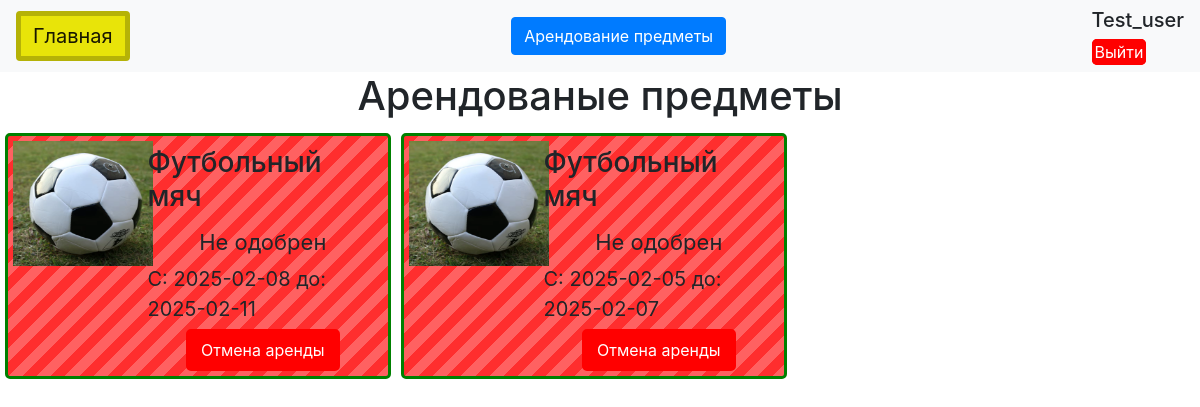
The page /arrended (signed in) on the database its author committed.
### data/users.py (models this page shows, shortened)
class Users(SqlAlchemyBase, UserMixin):
    __tablename__ = 'users'
    id = sqlalchemy.Column(sqlalchemy.Integer, primary_key=True, autoincrement=True)
    name = sqlalchemy.Column(sqlalchemy.String, nullable=True)
    about = sqlalchemy.Column(sqlalchemy.String, nullable=True)
    email = sqlalchemy.Column(sqlalchemy.String, index=True, unique=True, nullable=True)
    hashed_password = sqlalchemy.Column(sqlalchemy.String, nullable=True)
    user_access = sqlalchemy.Column(sqlalchemy.String, default='User', nullable=True)
    password = sqlalchemy.Column(sqlalchemy.String, nullable=True)
    asortiment = orm.relationship("Asortiment", back_populates='users')

### data/news.py (models this page shows)
class Request(SqlAlchemyBase):
    __tablename__ = 'request'
    id = sqlalchemy.Column(sqlalchemy.Integer, primary_key=True, autoincrement=True)
    description = sqlalchemy.Column(sqlalchemy.String)
    date_start = sqlalchemy.Column(sqlalchemy.String)
    date_end = sqlalchemy.Column(sqlalchemy.String)
    approved = sqlalchemy.Column(sqlalchemy.Boolean)
    type = sqlalchemy.Column(sqlalchemy.String, nullable=True)
    id_user = sqlalchemy.Column(sqlalchemy.Integer, sqlalchemy.ForeignKey("users.id"))
    name_user = sqlalchemy.Column(sqlalchemy.String)
    user = orm.relationship('Users')
    id_item = sqlalchemy.Column(sqlalchemy.Integer, sqlalchemy.ForeignKey("asortiment.id"))
    asortiment = orm.relationship("Asortiment")

class Asortiment(SqlAlchemyBase):
    __tablename__ = 'asortiment'
    id = sqlalchemy.Column(sqlalchemy.Integer, primary_key=True, autoincrement=True)
    name = sqlalchemy.Column(sqlalchemy.String, nullable=True)
    status = sqlalchemy.Column(sqlalchemy.String, nullable=True)
    arend = sqlalchemy.Column(sqlalchemy.String, nullable=True)
    photo_href = sqlalchemy.Column(sqlalchemy.String, nullable=True)
    id_type = sqlalchemy.Column(sqlalchemy.Integer, sqlalchemy.ForeignKey('idtype.id'))
    is_private = sqlalchemy.Column(sqlalchemy.Boolean, default=True)
    user_id = sqlalchemy.Column(sqlalchemy.Integer, sqlalchemy.ForeignKey("users.id"))
    users = orm.relationship('Users')
    idtype = orm.relationship("Idtype")
    request = orm.relationship("Request", back_populates='asortiment')
    purchase_plans = orm.relationship("PurchasePlan", back_populates='asortiment')

### main.py (the view)
@app.route("/arrended")
@login_required
def arrended():
    if current_user.user_access == "baned":
        abort(403)
    db_sess = db_session.create_session()
    items = db_sess.query(Request).filter_by(id_user=current_user.id).all()
    trtp = len(items) != 0
    return render_template("arrended.html",
                           items=items,
                           trtp=trtp,
                           title="Ваши арендованые предметы"
                           )

### data/db_session.py (called while the page is built)
def create_session() -> Session:
    global __factory
    return __factory()

### main.py (called while the page is built)
@login_manager.user_loader
def load_user(user_id):
    db_sess = db_session.create_session()
    return db_sess.get(Users, user_id)

### templates/arrended.html
{% extends "base.html" %}
{% block content %}
    <h1>Арендованые предметы</h1>
    {% if trtp != 0 %}
    <div class="grates">
        {% for request in items %}
        <div class="itemMy">
            {% if request.type == 'Не одобрен' %}
            <div class="itemn polosatyR">
            {% elif request.type == 'Одобрен' or request.type == "Идёт" %}
            <div class="itemn stolbikG">
            {% elif request.type == 'Завершён' %}
            <div class="itemn polosaty">
            {% endif %}
                <div class="itemll">
                    <img class="imgsize" src="/{{ request.asortiment.photo_href }}">
                </div>
                <div class="itemrr">
                    <div>
                        <h3 class="paing">{{ request.asortiment.name }}</h3>
                        {% if request.type == 'Не одобрен' or  request.type == 'Одобрен' %}
                        <div class="szt cental">{{ request.type }}</div>
                        <div class="paing szzt">С: {{ request.date_start }} до: {{ request.date_end }}</div>
                        <div class="cental"><a class="btn exit" href="/Unconfirm_request/{{ request.id }}">Отмена аренды</a></div>
                        {% elif request.type == "Идёт"%}
                        <div class="szt cental paing">Статус: {{ request.type }}; до {{ request.date_end }}</div>
                        {% else %}
                        <h2 class="paing">Статус: {{ request.type }}</h2>
                        <h5 class="paing">{{ request.description }}</h5>
                        {% endif %}
                    </div>
                </div>
            </div>
        </div>
        {% endfor %}
    </div>
    {% else %}
    <h1>Арендованых предметов нет!</h1>
    {% endif %}
{% endblock %}

### templates/base.html (shortened to what this page needs)
<!doctype html>
<html lang="en">
<head>
    <link rel="stylesheet"
          href="https://stackpath.bootstrapcdn.com/bootstrap/4.4.1/css/bootstrap.min.css"
>
    <link rel="stylesheet" href="{{ url_for('static', filename='styles/Styles.css') }}">
</head>
<body>
<header>
    <nav class="navbar navbar-light bg-light">
        <a class="btn navbar-brand borderSome backcolorV" href="/" >Главная</a>
        {% if current_user.user_access == 'admin' %}
        <div class="cental">
            <a href="/arrended" class="btn btn-primary">Арендование предметы</a>
        </div>
        <div class="cental">
            <a href="/admin_panel" class="btn btn-primary">Администрирование</a>
        </div>
        <div class="cental">
            <a href="{{ url_for('purchase_plan') }}" class="btn btn-info">Перейти к плану закупок</a>
        </div>
        {% else %}
        <div class="cental">
            <a href="/arrended" class="btn btn-primary">Арендование предметы</a>
        </div>
        {% endif %}
        {% if current_user.is_authenticated %}
        <div>
            <h5>{{ current_user.name }}</h5>
            <a class="exit" href="/logout">Выйти</a>
        </div>
        {% else %}
            <p>
                <a class="btn btn-primary " href="/register">Зарегистрироваться</a>
                <a class="btn btn-success" href="/login">Войти</a>
            </p>
        {% endif %}
    </nav>
</header>
<main>
    {% block content %}{% endblock %}
</main>
</body>
</html>

### static/styles/Styles.css (style rules this page uses)
.exit { border:3px solid red; color: white; background-color: red; border-radius: 5px; }
h1 { text-align: center; }
.borderSome { border: 5px solid #b5b207; }
.cental { text-align: center; }
.itemMy { padding: 5px; }
.itemn { padding: 5px; border: 3px solid green; display: flex; border-radius: 5px; }
.itemll { float: left; width: 35%; }
.itemrr { float: right; width: 65%; }
.imgsize { height: 125px; width: 140px; }
.backcolorV { background-color: #e8e409; color: white; }
.paing { padding: 5px; }
.polosatyR { background: repeating-linear-gradient( 135deg, #ff2e2e, #ff2e2e 10px, #ff6161 10px, #ff6161 20px ); }
.szt { font-size: 22px; }
.szzt { font-size: 20px; }
@media (max-width: 70000px) { .grates { grid-template-columns: repeat(8, 12.5%); display: grid; grid-auto-rows: minmax(20%, auto); } }
@media (max-width: 2800px) { .grates { grid-template-columns: repeat(6, 16.7%); display: grid; grid-auto-rows: minmax(20%, auto); } }
@media (max-width: 2600px) { .grates { grid-template-columns: repeat(5, 20%); display: grid; grid-auto-rows: minmax(20%, auto); } }
@media (max-width: 1900px) { .grates { grid-template-columns: repeat(4, 25%); display: grid; grid-auto-rows: minmax(20%, auto); } }
@media (max-width: 1540px) { .grates { grid-template-columns: repeat(3, 33%); display: grid; grid-auto-rows: minmax(20%, auto); } }

### rows shown on the page
Users: name "Test_user"
Request: asortiment.photo_href (picture), asortiment.name "Футбольный мяч", type "Не одобрен", date_start "2025-02-08", date_end "2025-02-11"
Request: asortiment.photo_href (picture), asortiment.name "Футбольный мяч", type "Не одобрен", date_start "2025-02-05", date_end "2025-02-07"
